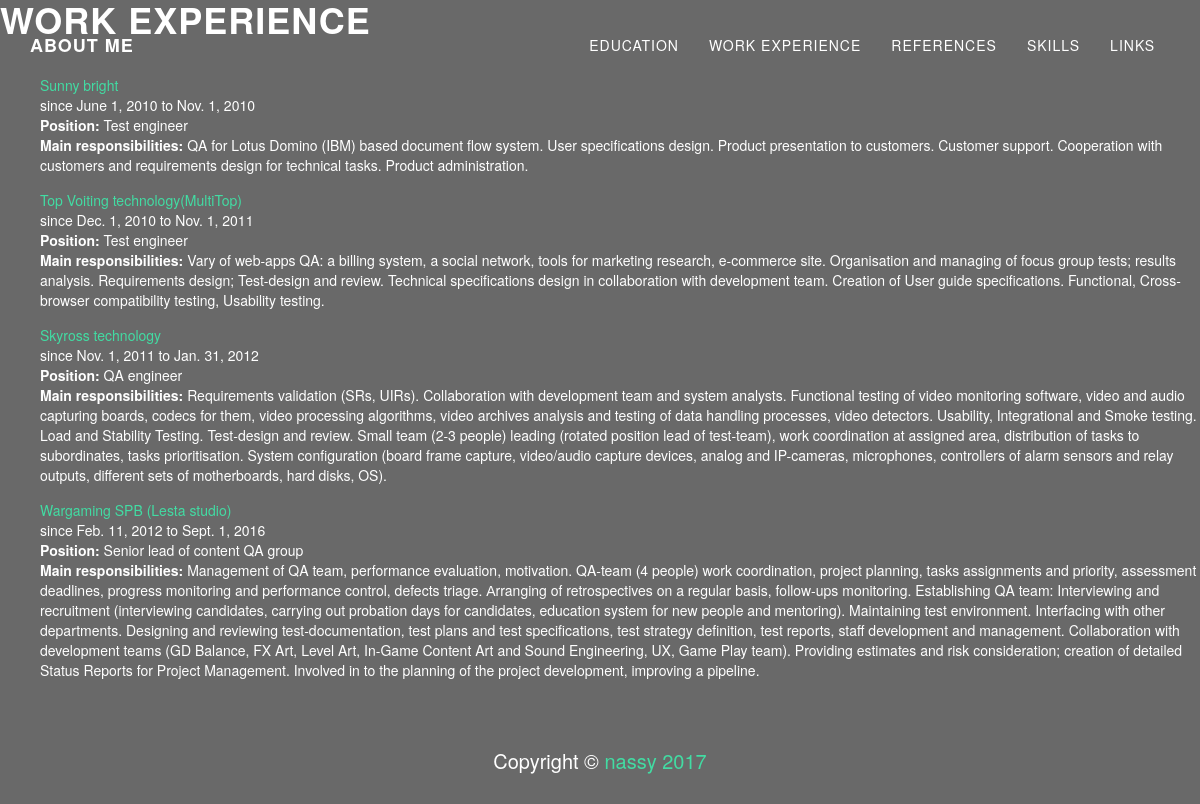
The app's page /work with its own data.
### mainapp/models.py (models this page shows, shortened)
class Work(models.Model):
    organization = models.ForeignKey(Organization, verbose_name='Organization name')
    position = models.CharField(max_length=32)
    sdate = models.DateField(null=True)
    ldate = models.DateField(null=True)
    responsibilities = models.TextField()
    project = models.CharField(max_length=64, blank=True)
    url_project = models.CharField(max_length=128, blank=True)
    short_desc = models.CharField(max_length=128, blank=True)

class Organization(models.Model):
    name = models.CharField(verbose_name='Organization name',max_length=32, unique=True)
    adress = models.CharField(verbose_name='Adress',max_length=32, blank=True)
    phone_number = models.CharField(verbose_name='Phone',max_length=32, blank=True)
    area = models.CharField(verbose_name='Area',max_length=32)
    region = models.CharField(verbose_name='Region',max_length=32)

### mainapp/views.py (the view)
# urls.py: url(r'^work', work),
def work(request):
    works = Work.objects.all()
    return render_to_response('work.html', {'works': works})

### mainapp/templates/work.html (shortened to what this page needs)
{% extends 'base.html' %}
{% load staticfiles %}
{% block content %}
    <div class="main">
        <h1>Work experience</h1>
        <div id="place_works">
        <ul>
            {% if works %}
                {% for work in works %}
                     <li>
                         <a href="{% url 'organization' work.organization.pk %}">
                             {{ work.organization.name }}
                         </a>
                         <br>
                         since {{ work.sdate }} to {{ work.ldate }}<br>
                        <b>Position:</b> {{ work.position }} <br>
                        <b>Main responsibilities:</b> {{ work.responsibilities }}
                    </li>
                {% endfor %}
            {% else %}
                Have no work experience.
            {% endif %}
        </ul></div>
    </div>
{% endblock %}

### records on screen
Work: organization.name "Sunny bright", sdate "June 1, 2010", ldate "Nov. 1, 2010", position "Test engineer", responsibilities "QA for Lotus Domino (IBM) based document flow system. User specifications design. Product presentation to customers. Customer support. Cooperation with customers and requirements design for technical tasks. Product administration."
Work: organization.name "Top Voiting technology(MultiTop)", sdate "Dec. 1, 2010", ldate "Nov. 1, 2011", position "Test engineer", responsibilities "Vary of web-apps QA: a billing system, a social network, tools for marketing research, e-commerce site. Organisation and managing of focus group tests; results analysis. Requirements design; Test-design and review. Technical specifications design in collaboration with development team. Creation of User guide specifications. Functional, Cross-browser compatibility testing, Usability testing."
Work: organization.name "Skyross technology", sdate "Nov. 1, 2011", ldate "Jan. 31, 2012", position "QA engineer", responsibilities "Requirements validation (SRs, UIRs). Collaboration with development team and system analysts. Functional testing of video monitoring software, video and audio capturing boards, codecs for them, video processing algorithms, video archives analysis and testing of data handling processes, video detectors. Usability, Integrational and Smoke testing. Load and Stability Testing. Test-design and review. Small team (2-3 people) leading (rotated position lead of test-team), work coordination at assigned area, distribution of tasks to subordinates, tasks prioritisation. System configuration (board frame capture, video/audio capture devices, analog and IP-cameras, microphones, controllers of alarm…"
Work: organization.name "Wargaming SPB (Lesta studio)", sdate "Feb. 11, 2012", ldate "Sept. 1, 2016", position "Senior lead of content QA group", responsibilities "Management of QA team, performance evaluation, motivation. QA-team (4 people) work coordination, project planning, tasks assignments and priority, assessment deadlines, progress monitoring and performance control, defects triage. Аrranging of retrospectives on a regular basis, follow-ups monitoring. Establishing QA team: Interviewing and recruitment (interviewing candidates, carrying out probation days for candidates, education system for new people and mentoring). Maintaining test environment. Interfacing with other departments. Designing and reviewing test-documentation, test plans and test specifications, test strategy definition, test reports, staff development and management.…"
